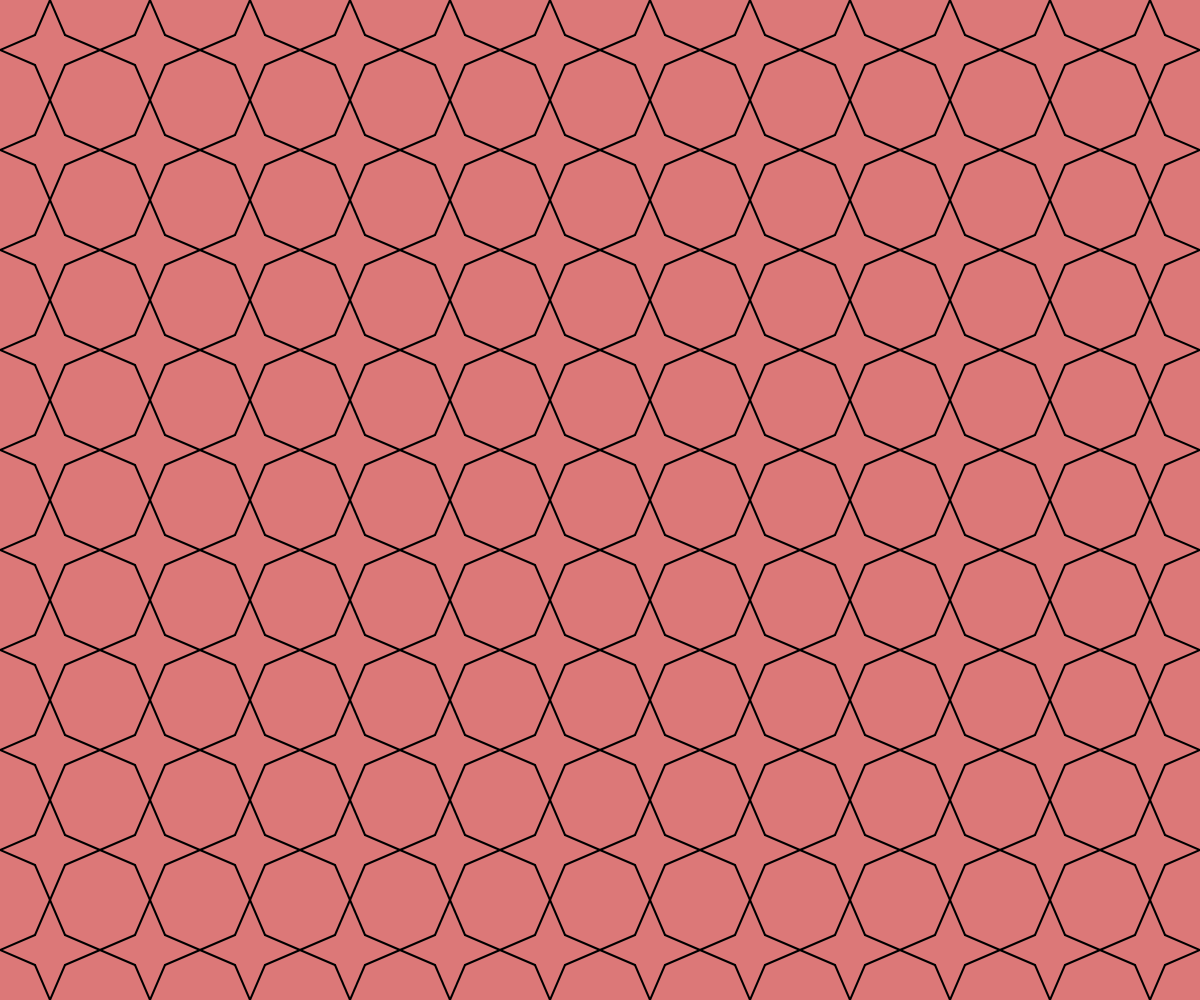
Frame 1 (no input)
Frame 60 (no input): identical to frame 1, image omitted
Frame 120 (the mouse pressed at the canvas centre since frame 60): identical to frame 1, image omitted

The p5.js sketch that drew this single still picture (run headless with seeded random() and noise() and a simulated clock; from frame 60 on, the mouse is pressed at the canvas centre):

// p5.js sketch
// ── sketch.js
function star(x, y, w, c) {
  let r = w / 2;
  push();
  translate(x, y);
  line(-c, -c, 0, -r);
  line(0, -r, c, -c);

  line(-c, c, 0, r);
  line(0, r, c, c);

  line(c, -c, r, 0);
  line(r, 0, c, c);

  line(-c, -c, -r, 0);
  line(-r, 0, -c, c);
  pop();
}

function setup() {
  createCanvas(windowWidth, windowHeight);
  background(220, 120, 120);

  strokeWeight(2);

  // draw a column of rows
  for (let y = 50; y < height; y += 100) {
    // draw a row of stars
    for (let x = 50; x < width; x += 100) {
      star(x, y, 100, 15);
    }
  }
}

function draw() {}
